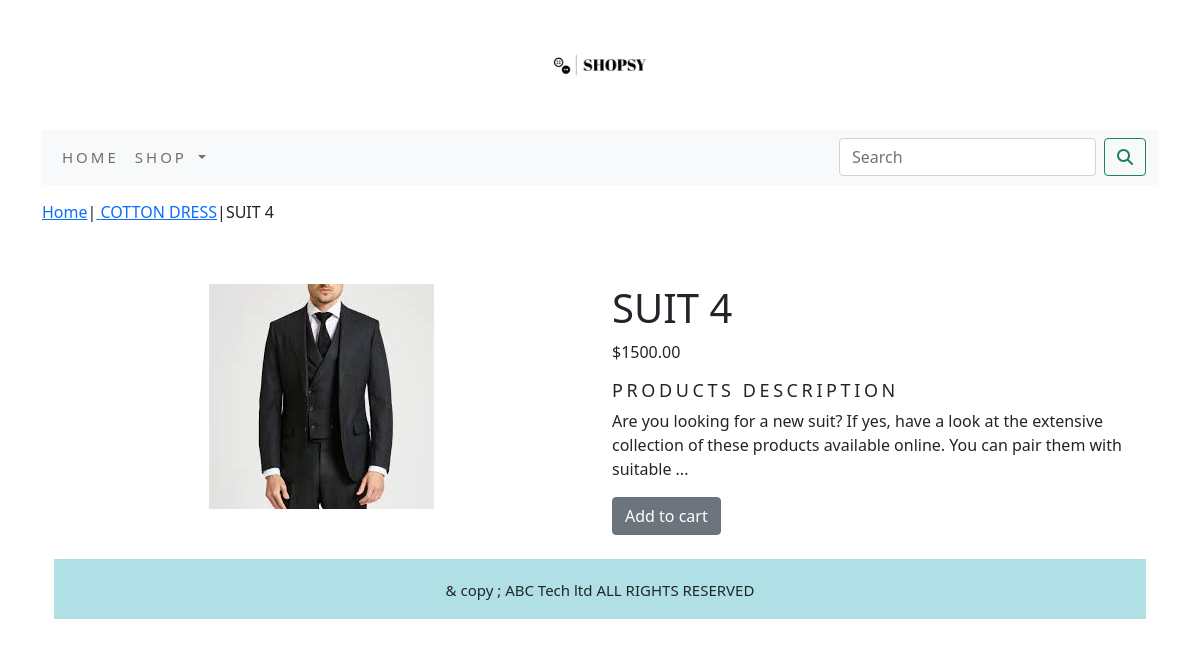
Screenshot of /cotton-dress/suit-4/ with the database file from the repository.
### ecomapp/models.py (models this page shows, shortened)
class Product(models.Model):
    name = models.CharField(max_length=200, unique=True)
    slug = models.SlugField(max_length=200, unique=True)
    description = models.TextField(blank=True)
    price = models.DecimalField(max_digits=10, decimal_places=2)
    category = models.ForeignKey(Category, on_delete=models.CASCADE)
    image = models.ImageField(upload_to='Product', blank=True)
    stock = models.IntegerField()
    available = models.BooleanField(default=True)
    created = models.DateTimeField(auto_now_add=True)
    updated = models.DateTimeField(auto_now=True)
    class Meta:
        ordering = ('name',)
        verbose_name = 'Product'
        verbose_name_plural = 'Products'

class Category(models.Model):
    name = models.CharField(max_length=200, unique=True)
    slug = models.SlugField(max_length=200, unique=True)
    description = models.TextField(blank=True)
    image = models.ImageField(upload_to='Category', blank=True)
    class Meta:
        ordering = ('name',)
        verbose_name = 'Category'
        verbose_name_plural = 'Categories'
    def get_url(self):
        return reverse('ecomapp:Products_by_Category', args=[self.slug])
    def __str__(self):
        return '{}'.format(self.name)

### ecomapp/views.py (the view)
# urls.py: path('<slug:category_slug>/<slug:product_slug>/', views.proDetail, name='proDetail'),
def proDetail(request, category_slug, product_slug):
    try:
        product = Product.objects.get(category__slug=category_slug, slug=product_slug)
    except Exception as e:
        raise e
    return render(request, "product.html", {'product': product})

### cart/context_processors.py (called while the page is built)
def counter(request):
    item_count = 0
    if 'admin' in request.path:
        return {}
    else:
        try:
            cart = Cart.objects.filter(cart_id=cart_id2(request))
            cart_items = CartItem.objects.all().filter(cart=cart[:1])
            for cart_item in cart_items:
                item_count += cart_item.quantity
        except Cart.DoesNotExist:
            item_count = 0
    return dict(item_count=item_count)

### cart/views.py (called while the page is built)
def cart_id2(request):
    cart = request.session.session_key
    if not cart:
        cart = request.session.create()
    return cart

### ecomapp/context_processors.py (called while the page is built)
def menu_links(request):
    links = Category.objects.all()
    return dict(links=links)

### template/product.html (shortened to what this page needs)
{% extends 'base.html' %}
{% load static %}
{% block content %}
<div class="row my_prod_row_class">
    <div class="mx_auto">
    <p>
        <a href="{% url 'ecomapp:AllProductCategory' %}">Home</a>|<a href="{{product.category.get_url}}">
        {{product.category}}</a>|{{product.name}}
    </p>
    </div>
</div>
<div class="container">
    <br>
    <div class="row">
        <div class="col-12 col-sm-12 col-md-12 col-lg-6 text-center "  >
            <div style="min-width:18rem">
                <img src="{{product.image.url}}" alt="{{product.name}}">
            </div>
        </div>
        <div class="col-12 col-sm-12 col-md-12 col-lg-6 ">
            <div>
                <h1 class="my_pro_title">{{product.name}}</h1>
                 <p>${{product.price}}</p>
                 <h5 class="my_title">Products Description</h5>
                 <p class="text-justify my_pro_text">{{product.description}}</p>
                 {% if product.stock <= 0 %}
                 <p class="text-justify my_pro_text"><b>Out Of Stock</b></p>
                 {% else %}
                 <a class="btn btn-secondary" href="{% url 'cart:add_cart' product.id %}">Add to cart</a>
                 {% endif %}
            </div>
        </div>
    </div>
</div>
{% endblock %}

### static/css/custom.css (style rules this page uses)
.my_title { font-size:18px; text-transform:uppercase; letter-spacing:.2em; }
.my_prod_row_class { padding-top:15px; padding-bottom:20px; }

### rows the page displays
Product: category "COTTON DRESS", name "SUIT 4", image (picture), price "1500.00", description "Are you looking for a new suit? If yes, have a look at the extensive collection of these products available online. You can pair them with suitable ..."
